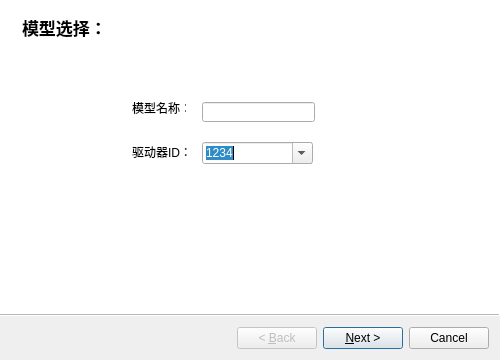
<?xml version="1.0" encoding="UTF-8"?>
<ui version="4.0">
 <class>Wizard_Setting</class>
 <widget class="QWizard" name="Wizard_Setting">
  <property name="enabled">
   <bool>true</bool>
  </property>
  <property name="geometry">
   <rect>
    <x>0</x>
    <y>0</y>
    <width>500</width>
    <height>360</height>
   </rect>
  </property>
  <property name="windowTitle">
   <string>Wizard</string>
  </property>
  <property name="wizardStyle">
   <enum>QWizard::ModernStyle</enum>
  </property>
  <widget class="QWizardPage" name="wizardPage1">
   <widget class="QLabel" name="label">
    <property name="geometry">
     <rect>
      <x>130</x>
      <y>100</y>
      <width>54</width>
      <height>12</height>
     </rect>
    </property>
    <property name="text">
     <string>模型名称：</string>
    </property>
   </widget>
   <widget class="QLabel" name="label_4">
    <property name="geometry">
     <rect>
      <x>130</x>
      <y>140</y>
      <width>61</width>
      <height>20</height>
     </rect>
    </property>
    <property name="text">
     <string>驱动器ID：</string>
    </property>
   </widget>
   <widget class="QComboBox" name="comboBox_brushlessID">
    <property name="geometry">
     <rect>
      <x>200</x>
      <y>140</y>
      <width>111</width>
      <height>22</height>
     </rect>
    </property>
    <property name="editable">
     <bool>true</bool>
    </property>
    <item>
     <property name="text">
      <string>1234</string>
     </property>
    </item>
   </widget>
   <widget class="QLineEdit" name="lineEdit_modelName">
    <property name="geometry">
     <rect>
      <x>200</x>
      <y>100</y>
      <width>113</width>
      <height>20</height>
     </rect>
    </property>
   </widget>
   <widget class="QLabel" name="label_6">
    <property name="geometry">
     <rect>
      <x>20</x>
      <y>10</y>
      <width>81</width>
      <height>31</height>
     </rect>
    </property>
    <property name="font">
     <font>
      <pointsize>13</pointsize>
      <weight>75</weight>
      <bold>true</bold>
     </font>
    </property>
    <property name="text">
     <string>模型选择：</string>
    </property>
   </widget>
  </widget>
  <widget class="QWizardPage" name="wizardPage2">
   <widget class="QLabel" name="label_2">
    <property name="geometry">
     <rect>
      <x>40</x>
      <y>60</y>
      <width>71</width>
      <height>20</height>
     </rect>
    </property>
    <property name="text">
     <string>驱动器类型：</string>
    </property>
   </widget>
   <widget class="QLabel" name="label_5">
    <property name="geometry">
     <rect>
      <x>20</x>
      <y>10</y>
      <width>81</width>
      <height>31</height>
     </rect>
    </property>
    <property name="font">
     <font>
      <pointsize>13</pointsize>
      <weight>75</weight>
      <bold>true</bold>
     </font>
    </property>
    <property name="text">
     <string>电机选项：</string>
    </property>
   </widget>
   <widget class="QRadioButton" name="radioButton">
    <property name="geometry">
     <rect>
      <x>80</x>
      <y>90</y>
      <width>51</width>
      <height>16</height>
     </rect>
    </property>
    <property name="text">
     <string>无刷</string>
    </property>
    <property name="autoExclusive">
     <bool>true</bool>
    </property>
   </widget>
   <widget class="QRadioButton" name="radioButton_2">
    <property name="geometry">
     <rect>
      <x>160</x>
      <y>90</y>
      <width>51</width>
      <height>16</height>
     </rect>
    </property>
    <property name="text">
     <string>有刷</string>
    </property>
   </widget>
   <widget class="QRadioButton" name="radioButton_3">
    <property name="geometry">
     <rect>
      <x>160</x>
      <y>170</y>
      <width>51</width>
      <height>16</height>
     </rect>
    </property>
    <property name="text">
     <string>线性</string>
    </property>
   </widget>
   <widget class="QLabel" name="label_7">
    <property name="geometry">
     <rect>
      <x>40</x>
      <y>140</y>
      <width>71</width>
      <height>20</height>
     </rect>
    </property>
    <property name="text">
     <string>电机类型：</string>
    </property>
   </widget>
   <widget class="QRadioButton" name="radioButton_4">
    <property name="geometry">
     <rect>
      <x>80</x>
      <y>170</y>
      <width>51</width>
      <height>16</height>
     </rect>
    </property>
    <property name="text">
     <string>旋转</string>
    </property>
   </widget>
  </widget>
  <widget class="QWizardPage" name="wizardPage">
   <widget class="QLabel" name="label_8">
    <property name="geometry">
     <rect>
      <x>10</x>
      <y>10</y>
      <width>81</width>
      <height>31</height>
     </rect>
    </property>
    <property name="font">
     <font>
      <pointsize>13</pointsize>
      <weight>75</weight>
      <bold>true</bold>
     </font>
    </property>
    <property name="text">
     <string>反馈选项：</string>
    </property>
   </widget>
   <widget class="QLabel" name="label_3">
    <property name="geometry">
     <rect>
      <x>30</x>
      <y>70</y>
      <width>101</width>
      <height>16</height>
     </rect>
    </property>
    <property name="text">
     <string>霍尔传感器类型：</string>
    </property>
   </widget>
   <widget class="QComboBox" name="comboBox">
    <property name="geometry">
     <rect>
      <x>130</x>
      <y>70</y>
      <width>81</width>
      <height>22</height>
     </rect>
    </property>
    <item>
     <property name="text">
      <string>None</string>
     </property>
    </item>
    <item>
     <property name="text">
      <string>Digital</string>
     </property>
    </item>
    <item>
     <property name="text">
      <string>Analogy</string>
     </property>
    </item>
   </widget>
   <widget class="QComboBox" name="comboBox_2">
    <property name="geometry">
     <rect>
      <x>120</x>
      <y>130</y>
      <width>141</width>
      <height>22</height>
     </rect>
    </property>
    <item>
     <property name="text">
      <string>None</string>
     </property>
    </item>
    <item>
     <property name="text">
      <string>Resolver</string>
     </property>
    </item>
    <item>
     <property name="text">
      <string>Secondary Incremental</string>
     </property>
    </item>
   </widget>
   <widget class="QCheckBox" name="checkBox">
    <property name="geometry">
     <rect>
      <x>250</x>
      <y>70</y>
      <width>91</width>
      <height>16</height>
     </rect>
    </property>
    <property name="text">
     <string>霍尔方向矫正</string>
    </property>
   </widget>
   <widget class="QLabel" name="label_9">
    <property name="geometry">
     <rect>
      <x>40</x>
      <y>130</y>
      <width>61</width>
      <height>16</height>
     </rect>
    </property>
    <property name="text">
     <string>电机反馈：</string>
    </property>
   </widget>
   <widget class="QComboBox" name="comboBox_3">
    <property name="geometry">
     <rect>
      <x>120</x>
      <y>160</y>
      <width>141</width>
      <height>22</height>
     </rect>
    </property>
    <item>
     <property name="text">
      <string>None</string>
     </property>
    </item>
    <item>
     <property name="text">
      <string>Resolver</string>
     </property>
    </item>
    <item>
     <property name="text">
      <string>Secondary Incremental</string>
     </property>
    </item>
   </widget>
   <widget class="QLabel" name="label_10">
    <property name="geometry">
     <rect>
      <x>40</x>
      <y>160</y>
      <width>61</width>
      <height>16</height>
     </rect>
    </property>
    <property name="text">
     <string>负载反馈：</string>
    </property>
   </widget>
   <widget class="QLabel" name="label_11">
    <property name="geometry">
     <rect>
      <x>30</x>
      <y>220</y>
      <width>81</width>
      <height>16</height>
     </rect>
    </property>
    <property name="text">
     <string>负载反馈类型：</string>
    </property>
   </widget>
   <widget class="QRadioButton" name="radioButton_5">
    <property name="geometry">
     <rect>
      <x>200</x>
      <y>220</y>
      <width>51</width>
      <height>16</height>
     </rect>
    </property>
    <property name="text">
     <string>线性</string>
    </property>
   </widget>
   <widget class="QRadioButton" name="radioButton_6">
    <property name="geometry">
     <rect>
      <x>120</x>
      <y>220</y>
      <width>51</width>
      <height>16</height>
     </rect>
    </property>
    <property name="text">
     <string>旋转</string>
    </property>
   </widget>
   <widget class="QCheckBox" name="checkBox_2">
    <property name="geometry">
     <rect>
      <x>40</x>
      <y>270</y>
      <width>291</width>
      <height>16</height>
     </rect>
    </property>
    <property name="text">
     <string>Use Load Feedback In Passive (Monitor) Mode</string>
    </property>
   </widget>
  </widget>
  <widget class="QWizardPage" name="wizardPage_2">
   <widget class="QLabel" name="label_12">
    <property name="geometry">
     <rect>
      <x>20</x>
      <y>10</y>
      <width>131</width>
      <height>31</height>
     </rect>
    </property>
    <property name="font">
     <font>
      <pointsize>13</pointsize>
      <weight>75</weight>
      <bold>true</bold>
     </font>
    </property>
    <property name="text">
     <string>操作模式选项：</string>
    </property>
   </widget>
   <widget class="QComboBox" name="comboBox_4">
    <property name="geometry">
     <rect>
      <x>110</x>
      <y>80</y>
      <width>81</width>
      <height>22</height>
     </rect>
    </property>
    <item>
     <property name="text">
      <string>电流</string>
     </property>
    </item>
    <item>
     <property name="text">
      <string>速度</string>
     </property>
    </item>
    <item>
     <property name="text">
      <string>位置</string>
     </property>
    </item>
   </widget>
   <widget class="QLabel" name="label_13">
    <property name="geometry">
     <rect>
      <x>30</x>
      <y>80</y>
      <width>61</width>
      <height>16</height>
     </rect>
    </property>
    <property name="text">
     <string>操作模式：</string>
    </property>
   </widget>
   <widget class="QComboBox" name="comboBox_5">
    <property name="geometry">
     <rect>
      <x>110</x>
      <y>130</y>
      <width>171</width>
      <height>22</height>
     </rect>
    </property>
    <item>
     <property name="text">
      <string>Analog Command</string>
     </property>
    </item>
    <item>
     <property name="text">
      <string>Digital Input</string>
     </property>
    </item>
    <item>
     <property name="text">
      <string>CAN</string>
     </property>
    </item>
    <item>
     <property name="text">
      <string>Serial</string>
     </property>
    </item>
   </widget>
   <widget class="QLabel" name="label_14">
    <property name="geometry">
     <rect>
      <x>30</x>
      <y>130</y>
      <width>61</width>
      <height>16</height>
     </rect>
    </property>
    <property name="text">
     <string>命令源：</string>
    </property>
   </widget>
   <widget class="QGroupBox" name="groupBox">
    <property name="geometry">
     <rect>
      <x>60</x>
      <y>180</y>
      <width>191</width>
      <height>80</height>
     </rect>
    </property>
    <property name="title">
     <string>数字输入源</string>
    </property>
    <widget class="QRadioButton" name="radioButton_7">
     <property name="geometry">
      <rect>
       <x>20</x>
       <y>20</y>
       <width>89</width>
       <height>16</height>
      </rect>
     </property>
     <property name="text">
      <string>高速输入</string>
     </property>
    </widget>
    <widget class="QRadioButton" name="radioButton_8">
     <property name="geometry">
      <rect>
       <x>20</x>
       <y>50</y>
       <width>89</width>
       <height>16</height>
      </rect>
     </property>
     <property name="text">
      <string>多模式端口</string>
     </property>
    </widget>
   </widget>
  </widget>
  <widget class="QWizardPage" name="wizardPage_3">
   <widget class="QLabel" name="label_15">
    <property name="geometry">
     <rect>
      <x>30</x>
      <y>20</y>
      <width>131</width>
      <height>31</height>
     </rect>
    </property>
    <property name="font">
     <font>
      <pointsize>13</pointsize>
      <weight>75</weight>
      <bold>true</bold>
     </font>
    </property>
    <property name="text">
     <string>操作模式选项：</string>
    </property>
   </widget>
   <widget class="QLabel" name="label_16">
    <property name="geometry">
     <rect>
      <x>40</x>
      <y>80</y>
      <width>61</width>
      <height>16</height>
     </rect>
    </property>
    <property name="text">
     <string>整流方式：</string>
    </property>
   </widget>
   <widget class="QRadioButton" name="radioButton_9">
    <property name="geometry">
     <rect>
      <x>70</x>
      <y>100</y>
      <width>89</width>
      <height>16</height>
     </rect>
    </property>
    <property name="text">
     <string>Sinusoidal</string>
    </property>
   </widget>
   <widget class="QRadioButton" name="radioButton_10">
    <property name="geometry">
     <rect>
      <x>170</x>
      <y>100</y>
      <width>89</width>
      <height>16</height>
     </rect>
    </property>
    <property name="text">
     <string>Trapezoidal</string>
    </property>
   </widget>
   <widget class="QRadioButton" name="radioButton_11">
    <property name="geometry">
     <rect>
      <x>280</x>
      <y>100</y>
      <width>151</width>
      <height>16</height>
     </rect>
    </property>
    <property name="text">
     <string>Estimated Sinusoidal</string>
    </property>
   </widget>
   <widget class="QRadioButton" name="radioButton_12">
    <property name="geometry">
     <rect>
      <x>70</x>
      <y>150</y>
      <width>301</width>
      <height>16</height>
     </rect>
    </property>
    <property name="text">
     <string>Use Back EMF For Velocity</string>
    </property>
   </widget>
   <widget class="QRadioButton" name="radioButton_13">
    <property name="geometry">
     <rect>
      <x>70</x>
      <y>180</y>
      <width>241</width>
      <height>16</height>
     </rect>
    </property>
    <property name="text">
     <string>Use Halls for Veocity and Position</string>
    </property>
   </widget>
   <widget class="QLabel" name="label_17">
    <property name="geometry">
     <rect>
      <x>40</x>
      <y>240</y>
      <width>81</width>
      <height>16</height>
     </rect>
    </property>
    <property name="text">
     <string>多模式端口：</string>
    </property>
   </widget>
   <widget class="QComboBox" name="comboBox_6">
    <property name="geometry">
     <rect>
      <x>120</x>
      <y>240</y>
      <width>171</width>
      <height>22</height>
     </rect>
    </property>
    <item>
     <property name="text">
      <string>Differential Input</string>
     </property>
    </item>
   </widget>
  </widget>
 </widget>
 <resources/>
 <connections/>
</ui>
